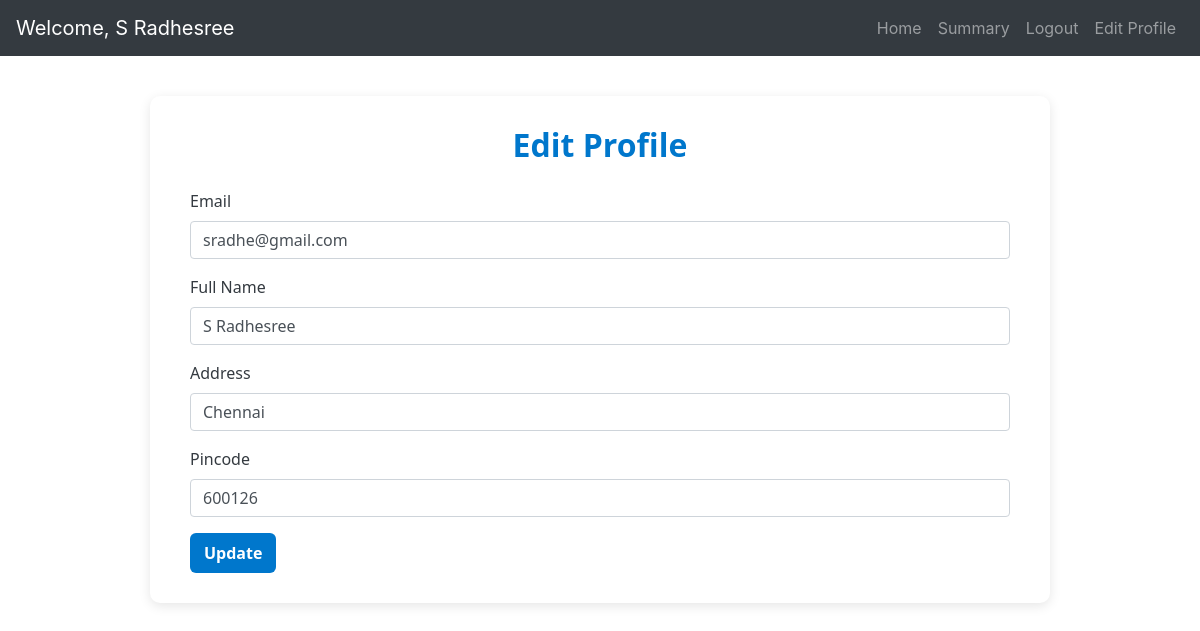
/edit_profile/2, run on an earlier commit of the app's database.
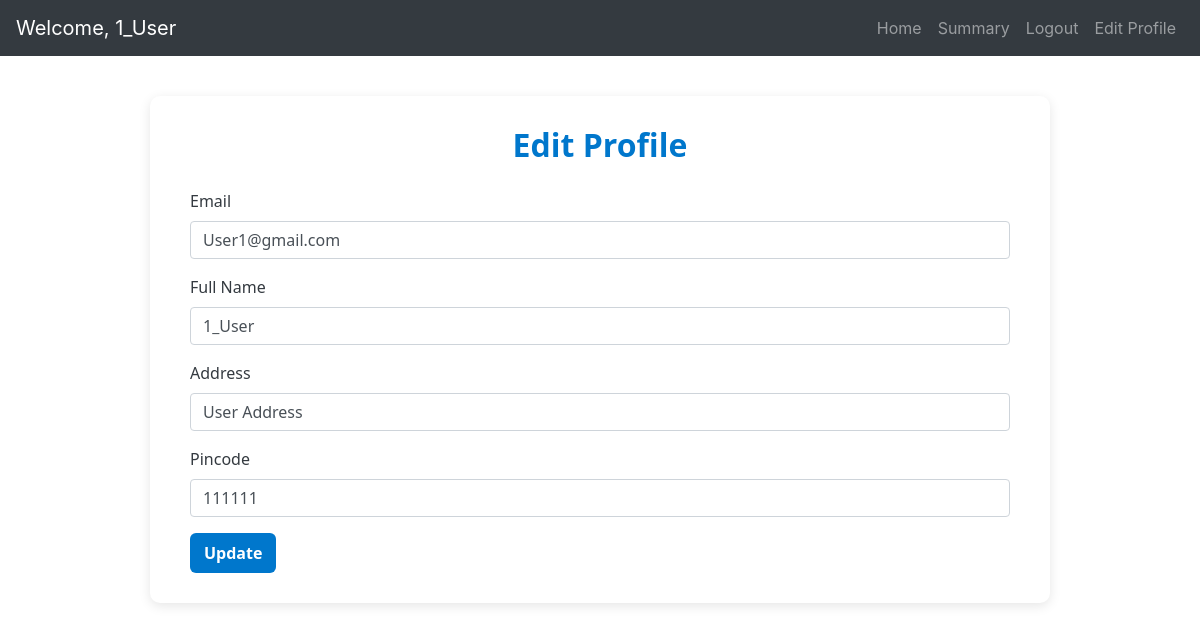
And on a later commit of the database.
### models/models.py (models this page shows)
class User(db.Model):
    __tablename__= 'users'
    id= db.Column(db.Integer, primary_key=True)
    email= db.Column(db.String, unique=True, nullable=False)
    password= db.Column(db.String, nullable=False)
    full_name= db.Column(db.String)
    address= db.Column(db.String)
    pincode= db.Column(db.String)
    type= db.Column(db.String, default="general")
    reservations= relationship('Reservation', back_populates='user')

### controllers/users.py (the view, shortened to what this page needs)
@app.route('/edit_profile/<int:user_id>', methods=['GET', 'POST'])
def edit_profile(user_id):
    user = User.query.get_or_404(user_id)
    return render_template('edit_profile.html', user=user)

### templates/edit_profile.html (shortened to what this page needs)
<!DOCTYPE html>
<html>
<head>
    <link href="https://cdn.jsdelivr.net/npm/bootstrap@4.0.0/dist/css/bootstrap.min.css" rel="stylesheet">
    <link rel="stylesheet" href="{{ url_for('static', filename='user.css') }}">
</head>
<body>
    <nav class="navbar navbar-expand-lg navbar-dark bg-dark">
        <a class="navbar-brand" href="#">Welcome, {{ user.full_name }}</a>
        <div class="collapse navbar-collapse" id="userNavbar">
            <ul class="navbar-nav ml-auto">
                <li class="nav-item"><a class="nav-link" href="{{ url_for('user_dashboard', user_id=user.id) }}">Home</a></li>
                <li class="nav-item"><a class="nav-link" href="{{ url_for('user_summary', user_id=user.id) }}">Summary</a></li>
                <li class="nav-item"><a class="nav-link" href="/login">Logout</a></li>
                <li class="nav-item"><a class="nav-link" href="{{ url_for('edit_profile', user_id=user.id) }}" id="editProfileLink">Edit Profile</a></li>
            </ul>
        </div>
    </nav>
    <div class="user-dashboard">
        <h2>Edit Profile</h2>
        <form method="POST">
            <div class="mb-3">
                <label>Email</label>
                <input type="email" name="email" class="form-control" value="{{ user.email }}" required>
            </div>
            <div class="mb-3">
                <label>Full Name</label>
                <input type="text" name="full_name" class="form-control" value="{{ user.full_name }}">
            </div>
            <div class="mb-3">
                <label>Address</label>
                <input type="text" name="address" class="form-control" value="{{ user.address }}">
            </div>
            <div class="mb-3">
                <label>Pincode</label>
                <input type="text" name="pincode" class="form-control" value="{{ user.pincode }}">
            </div>
            <button type="submit" class="btn btn-primary">Update</button>
        </form>
    </div>
</body>
</html>

What changed in the data, as far as the page shows it:
changed User: full_name "S Radhesree" → "1_User"; email "sradhe@gmail.com" → "User1@gmail.com"; address "Chennai" → "User Address"; pincode "600126" → "111111"
